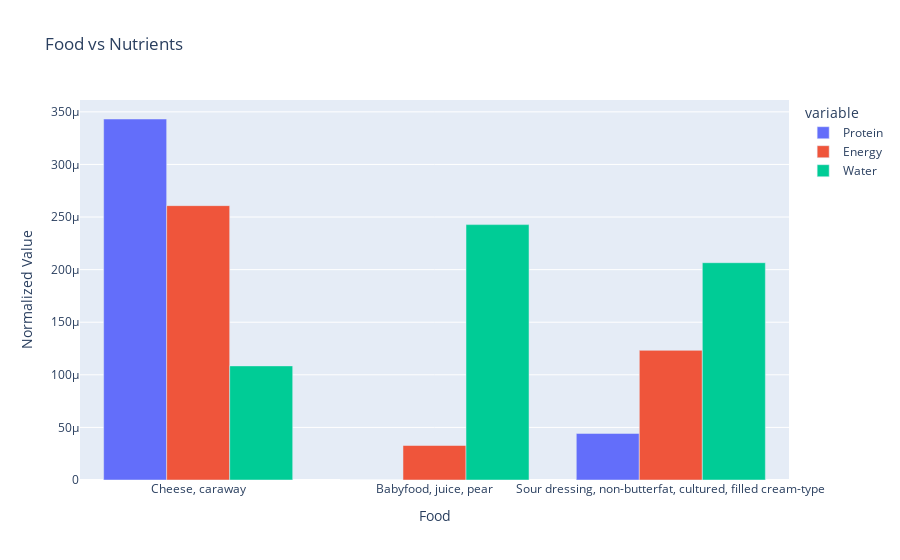

The code cell stored with this chart in its notebook:
### Code cell
import pandas as pd
import plotly.express as px

def plot(data: pd.DataFrame, nutrient1: str,
         nutrient2: str, nutrient3: str,
         food1: str, food2: str, food3: str):
        
        """Plots food vs nutrients"""
        # make the pivot table for analysis food vs nutrient.
        subtable = data.pivot_table("value", index="food", columns=["nutrient"])
        subtable = subtable.reindex(columns=[nutrient1, nutrient2, nutrient3], level="nutrient")
        subtable = subtable / subtable.sum()

        # Create a Plotly bar plot
        fig = px.bar(subtable.loc[[food1, food2, food3]].reset_index(), 
                     x='food', y=[nutrient1, nutrient2, nutrient3], 
                     labels={'value': 'Normalized Value'}, 
                     title='Food vs Nutrients',
                     hover_name='food', hover_data={'value': True})
        
        # Set orientation to vertical
        fig.update_layout(barmode='group')  # Display bars in groups
        fig.update_xaxes(title_text="Food")  # X-axis label
        fig.update_yaxes(title_text="Normalized Value")  # Y-axis label
        
        # Show the plot
        fig.show()

plot(ndata, "Protein", "Energy", "Water", 
     "Cheese, caraway", "Babyfood, juice, pear", 
     "Sour dressing, non-butterfat, cultured, filled cream-type")

### Figure 1 — Plotly figure (JSON) as saved in the notebook; plotly's stock layout.template omitted (floating-point values rounded to 4 significant figures)
{"data": [{"alignmentgroup": "True", "hovertemplate": "<b>%{hovertext}</b><br><br>variable=Protein<br>food=%{x}<br>Normalized Value=%{y}<extra></extra>", "hovertext": ["Cheese, caraway", "Babyfood, juice, pear", "Sour dressing, non-butterfat, cultured, filled cream-type"], "legendgroup": "Protein", "marker": {"color": "#636efa", "pattern": {"shape": ""}}, "name": "Protein", "offsetgroup": "Protein", "orientation": "v", "showlegend": true, "textposition": "auto", "type": "bar", "x": ["Cheese, caraway", "Babyfood, juice, pear", "Sour dressing, non-butterfat, cultured, filled cream-type"], "xaxis": "x", "y": [0.0003432, 0, 4.43e-05], "yaxis": "y"}, {"alignmentgroup": "True", "hovertemplate": "<b>%{hovertext}</b><br><br>variable=Energy<br>food=%{x}<br>Normalized Value=%{y}<extra></extra>", "hovertext": ["Cheese, caraway", "Babyfood, juice, pear", "Sour dressing, non-butterfat, cultured, filled cream-type"], "legendgroup": "Energy", "marker": {"color": "#EF553B", "pattern": {"shape": ""}}, "name": "Energy", "offsetgroup": "Energy", "orientation": "v", "showlegend": true, "textposition": "auto", "type": "bar", "x": ["Cheese, caraway", "Babyfood, juice, pear", "Sour dressing, non-butterfat, cultured, filled cream-type"], "xaxis": "x", "y": [0.0002608, 3.279e-05, 0.0001233], "yaxis": "y"}, {"alignmentgroup": "True", "hovertemplate": "<b>%{hovertext}</b><br><br>variable=Water<br>food=%{x}<br>Normalized Value=%{y}<extra></extra>", "hovertext": ["Cheese, caraway", "Babyfood, juice, pear", "Sour dressing, non-butterfat, cultured, filled cream-type"], "legendgroup": "Water", "marker": {"color": "#00cc96", "pattern": {"shape": ""}}, "name": "Water", "offsetgroup": "Water", "orientation": "v", "showlegend": true, "textposition": "auto", "type": "bar", "x": ["Cheese, caraway", "Babyfood, juice, pear", "Sour dressing, non-butterfat, cultured, filled cream-type"], "xaxis": "x", "y": [0.0001085, 0.0002428, 0.0002066], "yaxis": "y"}], "layout": {"barmode": "group", "legend": {"title": {"text": "variable"}, "tracegroupgap": 0}, "title": {"text": "Food vs Nutrients"}, "xaxis": {"anchor": "y", "domain": [0, 1], "title": {"text": "Food"}}, "yaxis": {"anchor": "x", "domain": [0, 1], "title": {"text": "Normalized Value"}}}}
